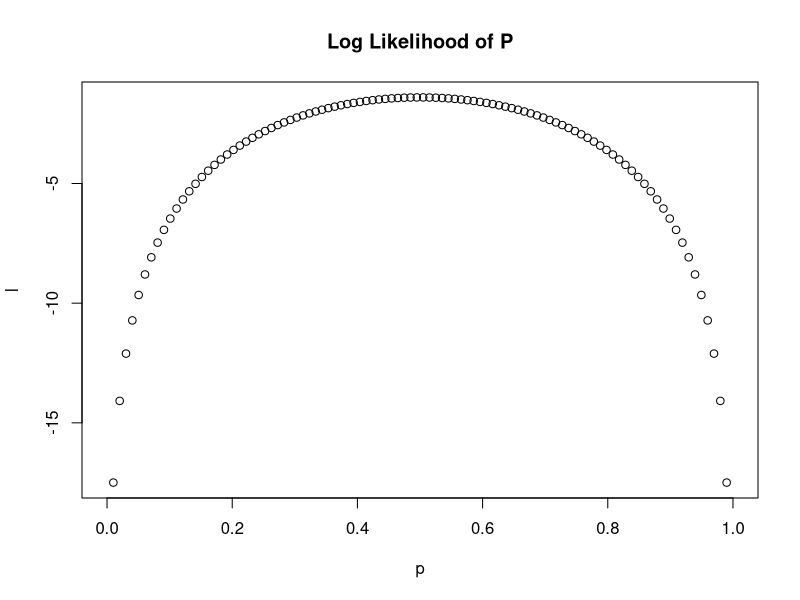

Recreate this plot in R.
## ---- chunk 1
knitr::opts_chunk$set(echo = TRUE)
## ---- chunk 2

loglik <- function(n, x, p){
  for(i in 1:length(p))
    y <- log(choose(n, x)) + x*log(p) + (n-x) *log(1-p)
  return(y)
}

n = 10
x = 5
p = seq(0, 1, length.out = 100)
l = loglik(n, x, p)
plot(p,l, main = "Log Likelihood of P")
